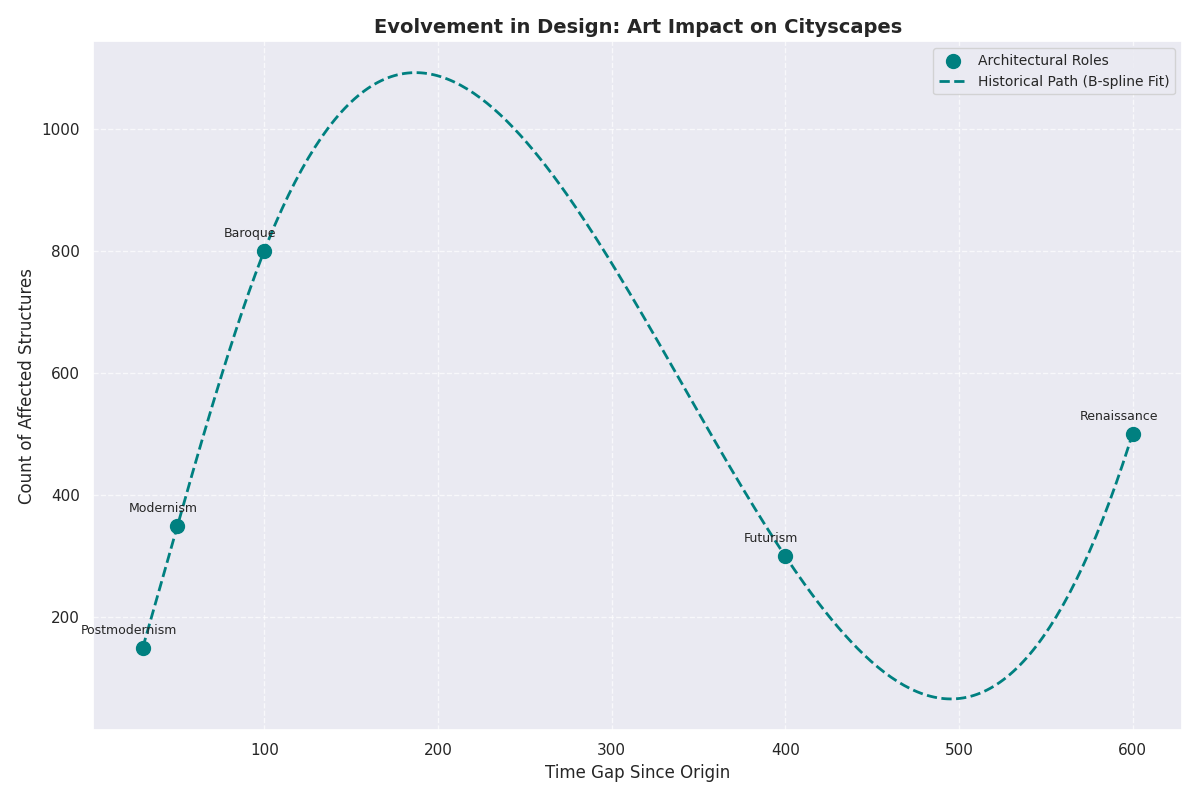

Write the Python code that produced this figure.
import matplotlib.pyplot as plt
import numpy as np
from scipy.interpolate import make_interp_spline

art_movements = ['Postmodernism', 'Modernism', 'Baroque', 'Futurism', 'Renaissance']
buildings = np.array([300, 800, 150, 500, 350])
years_since_emergence = np.array([400, 100, 30, 600, 50])

sorted_indices = np.argsort(years_since_emergence)
years_since_emergence_sorted = years_since_emergence[sorted_indices]
buildings_sorted = buildings[sorted_indices]

x_smooth = np.linspace(years_since_emergence_sorted.min(), years_since_emergence_sorted.max(), 300)
spline = make_interp_spline(years_since_emergence_sorted, buildings_sorted, k=3)
y_smooth = spline(x_smooth)

plt.figure(figsize=(12, 8))
single_color = 'teal'
plt.scatter(years_since_emergence_sorted, buildings_sorted, color=single_color, s=100, label='Architectural Roles', zorder=3)
plt.plot(x_smooth, y_smooth, color=single_color, linewidth=2, linestyle='--', label='Historical Path (B-spline Fit)', zorder=2)

for i, movement in enumerate(art_movements):
    plt.annotate(movement, (years_since_emergence_sorted[i], buildings_sorted[i]), textcoords="offset points", xytext=(-10,10), ha='center', fontsize=9)

plt.xlabel('Time Gap Since Origin', fontsize=12) 
plt.ylabel('Count of Affected Structures', fontsize=12)
plt.title('Evolvement in Design: Art Impact on Cityscapes', fontsize=14, weight='bold')
plt.legend(loc='upper right', fontsize=10)
plt.grid(True, linestyle='--', alpha=0.7)
plt.tight_layout()
plt.show()
